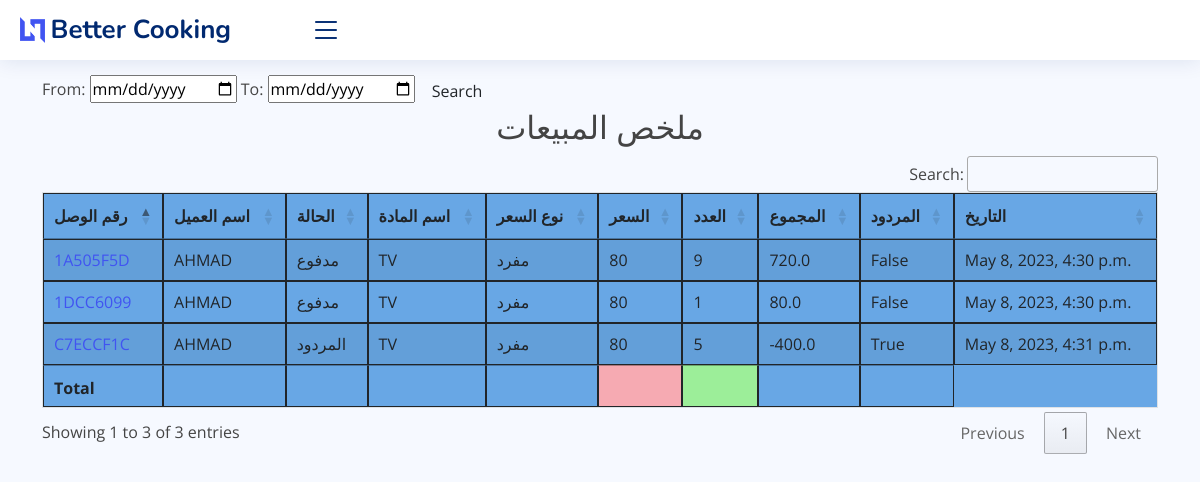
Before: /sales_report with the older database file.
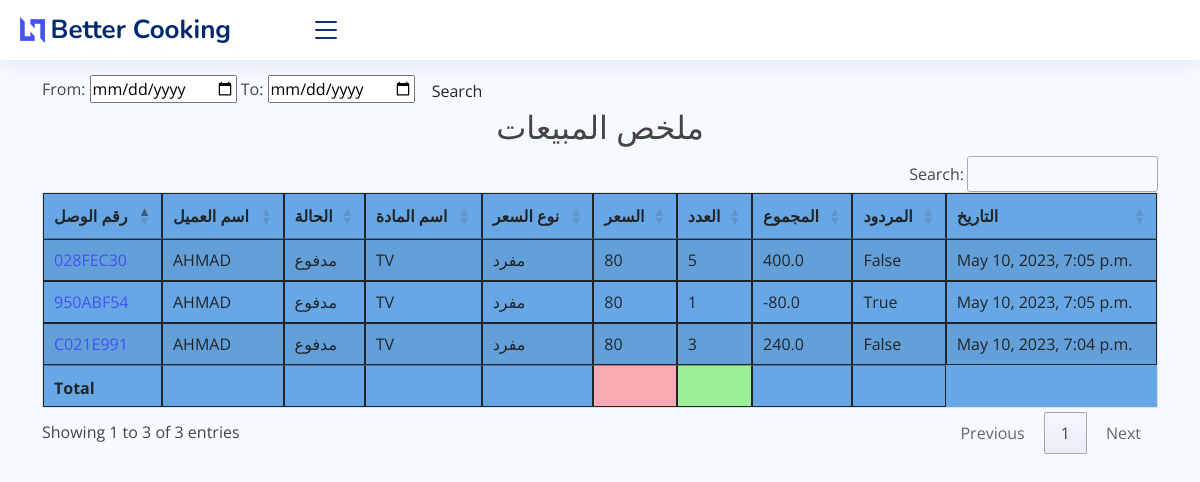
After: the same page with the newer database file.
### core/models.py (models this page shows, shortened)
class SaleItem(models.Model):
    sales_invoice = models.ForeignKey(SaleInvoice, on_delete=models.CASCADE)
    item = models.ForeignKey(Item, on_delete=models.CASCADE)
    qty = models.PositiveSmallIntegerField(default=1)
    total_amt = models.FloatField(editable=False, default=0)
    sale_date = models.DateTimeField(auto_now_add=True)
    is_returned = models.BooleanField(default=False)
    sub_total = models.FloatField(validators=[MinValueValidator(0.01)], default=0)
    discount_type = models.CharField(max_length=10, choices=(
        ('amount', 'Amount'),
        ('percentage', 'Percentage')
    ), blank=True)
    discount_value = models.FloatField(blank=True, null=True)
    class Meta:
        verbose_name_plural = '9. Sales Item'

class SaleInvoice(models.Model):
    STATUS = (
        ('مدفوع', 'مدفوع'),
        ('غير مدفوع', 'غير مدفوع'),
        ('المردود', 'المردود'),
        ('الإلغاء', 'الإلغاء'),
    )
    invoice_number = models.CharField(max_length=8, unique=True, editable=False)
    customer_name = models.ForeignKey(Customer, on_delete=models.CASCADE)
    date = models.DateTimeField(auto_now_add=True)
    status = models.CharField(max_length=10, choices=STATUS, default='مدفوع', blank=True)
    class Meta:
        verbose_name_plural = '3. Sale Invoice'

class Customer(models.Model):
    customer_name = models.CharField(max_length=50, blank=True)
    customer_mobile = models.CharField(max_length=50, blank=True)
    customer_address = models.TextField(blank=True)
    city = models.CharField(max_length=50, blank=True)
    class Meta:
        verbose_name_plural = '2. Customers'
    def __str__(self):
        return self.customer_name

class Item(models.Model):
    PRICELIST = (
        ('مفرد', 'مفرد'),
        ('جملة', 'جملة'),
        ('شراء', 'شراء'),
        ('قسط', 'قسط'),
    )
    name = models.CharField(max_length=255)
    price = models.PositiveIntegerField(default=1)
    price_list = models.CharField(max_length=8, choices=PRICELIST, default='مفرد')
    class Meta:
        verbose_name_plural = 'Items'

### core/views.py (the view)
# urls.py: path('sales_report', views.sales_repoert, name="sales_report"),
def sales_repoert(request):
    s_reports = SaleItem.objects.select_related()
    myFilter = Sales_Filter(request.GET, queryset=s_reports)
    s_reports = myFilter.qs
    context = {'s_reports': s_reports, 'myFilter': myFilter}
    return render(request, 'core/reports/sales_report.html', context)

### core/templates/core/reports/sales_report.html (shortened to what this page needs)
{% extends 'core/base.html' %}
{% block content %}
    <br>
    <br> <br>
    <form class="form-a">
        From: <input type="date" value={{ myFilter.form.max_date }}</input>
        To: <input type="date" value={{ myFilter.form.min_date }}</input>
        <button type="submit" class="btn btn-b">Search</button>
    </form>
    <h2 class="text-center"> ملخص المبيعات </h2>
    <table id="example1" class="table table-striped" style="background-color: #68a7e5">
        <thead>
        <tr>
            <th>رقم الوصل</th>
            <th>اسم العميل</th>
            <th>الحالة</th>
            <th>اسم المادة</th>
            <th>نوع السعر</th>
            <th> السعر</th>
            <th>العدد</th>
            <th>المجموع</th>
            <th>المردود</th>
            <th>التاريخ</th>
        </tr>
        </thead>
        <tbody>
        {% for i in  s_reports %}
            <tr>
                <td><a href="{% url 'single_sale' i.sales_invoice.id %}">{{ i.sales_invoice.invoice_number }}</a></td>
                <td>{{ i.sales_invoice.customer_name }}</td>
                <td>{{ i.sales_invoice.status }}</td>
                <td>{{ i.item.name }}</td>
                <td>{{ i.item.price_list }}</td>
                <td>{{ i.item.price }}</td>
                <td>{{ i.qty }}</td>
                <td>{{ i.total_amt }}</td>
                <td>{{ i.is_returned }}</td>
                <td>{{ i.sale_date }}</td>
            </tr>
        {% endfor %}
        </tbody>
        <tfoot>
        <th></th>
        <th></th>
        <th></th>
        <th></th>
        <th></th>
        <th style="background-color: #f6aab2"></th>
        <th style="background-color: #9cee99"></th>
        <th></th>
        <th></th>
        </tfoot>
    </table>
{% endblock %}

### core/templates/core/base.html (shortened to what this page needs)
{% load static %}
<!DOCTYPE html>
<html lang="en">
{% include 'core/head.html' %}
<body>
<header id="header" class="header fixed-top d-flex align-items-center">
    <div class="d-flex align-items-center justify-content-between">
        <a href="{% url 'index' %}" class="logo d-flex align-items-center">
            <img src="{% static 'core/assets/img/logo.png' %}" alt="">
            <span class="d-none d-lg-block">Better Cooking</span>
        </a>
        <i class="bi bi-list toggle-sidebar-btn"></i>
    </div>
</header>
<div class="container">
    {% block content %}
    {% endblock %}
</div>
<link rel="stylesheet" type="text/css" href="https://cdn.datatables.net/1.11.5/css/jquery.dataTables.css">
</body>
</html>

### core/templates/core/head.html (shortened to what this page needs)
{% load static %}
<head>
    <link href="{% static 'core/assets/vendor/bootstrap/css/bootstrap.min.css' %}" rel="stylesheet">
    <link href="{% static 'core/assets/vendor/bootstrap-icons/bootstrap-icons.css' %}" rel="stylesheet">
    <link href="{% static 'core/assets/vendor/boxicons/css/boxicons.min.css' %}" rel="stylesheet">
    <link href="{% static 'core/assets/vendor/quill/quill.snow.css' %}" rel="stylesheet">
    <link href="{% static 'core/assets/vendor/quill/quill.bubble.css' %}" rel="stylesheet">
    <link href="{% static 'core/assets/vendor/remixicon/remixicon.css' %}" rel="stylesheet">
    <link href="{% static 'core/assets/vendor/simple-datatables/style.css' %}" rel="stylesheet">
    <link href="{% static 'core/assets/css/style.css' %}" rel="stylesheet">
    <link rel="stylesheet" type="text/css" href="https://cdn.datatables.net/1.12.1/css/jquery.dataTables.min.css">
    <link rel="stylesheet" type="text/css" href="https://cdn.datatables.net/datetime/1.1.2/css/dataTables.dateTime.min.css">
</head>

### static/core/assets/css/style.css (style rules this page uses)
:root { scroll-behavior: smooth; }
body { font-family: "Open Sans", sans-serif; background: #f6f9ff; color: #444444; }
a { color: #4154f1; text-decoration: none; }
h1, h2, h3, h4, h5, h6 { font-family: "Nunito", sans-serif; }
.logo { line-height: 1; }
@media (min-width: 1200px) { .logo { width: 280px; } }
.logo img { max-height: 26px; margin-right: 6px; }
.logo span { font-size: 26px; font-weight: 700; color: #012970; font-family: "Nunito", sans-serif; }
.header { transition: all 0.5s; z-index: 997; height: 60px; box-shadow: 0px 2px 20px rgba(1, 41, 112, 0.1); background-color: #fff; padding-left: 20px; }
.header .toggle-sidebar-btn { font-size: 32px; padding-left: 10px; cursor: pointer; color: #012970; }

Changed rows visible on the page:
removed SaleItem: sales_invoice.invoice_number "1DCC6099", sales_invoice.customer_name "AHMAD", sales_invoice.status "مدفوع", item.name "TV", item.price_list "مفرد", item.price "80", qty "1", total_amt "80.0", is_returned "False", sale_date "May 8, 2023, 4:30 p.m."
removed SaleItem: sales_invoice.invoice_number "1A505F5D", sales_invoice.customer_name "AHMAD", sales_invoice.status "مدفوع", item.name "TV", item.price_list "مفرد", item.price "80", qty "9", total_amt "720.0", is_returned "False", sale_date "May 8, 2023, 4:30 p.m."
removed SaleItem: sales_invoice.invoice_number "C7ECCF1C", sales_invoice.customer_name "AHMAD", sales_invoice.status "المردود", item.name "TV", item.price_list "مفرد", item.price "80", qty "5", total_amt "-400.0", is_returned "True", sale_date "May 8, 2023, 4:31 p.m."
added SaleItem: sales_invoice.invoice_number "C021E991", sales_invoice.customer_name "AHMAD", sales_invoice.status "مدفوع", item.name "TV", item.price_list "مفرد", item.price "80", qty "3", total_amt "240.0", is_returned "False", sale_date "May 10, 2023, 7:04 p.m."
added SaleItem: sales_invoice.invoice_number "950ABF54", sales_invoice.customer_name "AHMAD", sales_invoice.status "مدفوع", item.name "TV", item.price_list "مفرد", item.price "80", qty "1", total_amt "-80.0", is_returned "True", sale_date "May 10, 2023, 7:05 p.m."
added SaleItem: sales_invoice.invoice_number "028FEC30", sales_invoice.customer_name "AHMAD", sales_invoice.status "مدفوع", item.name "TV", item.price_list "مفرد", item.price "80", qty "5", total_amt "400.0", is_returned "False", sale_date "May 10, 2023, 7:05 p.m."
